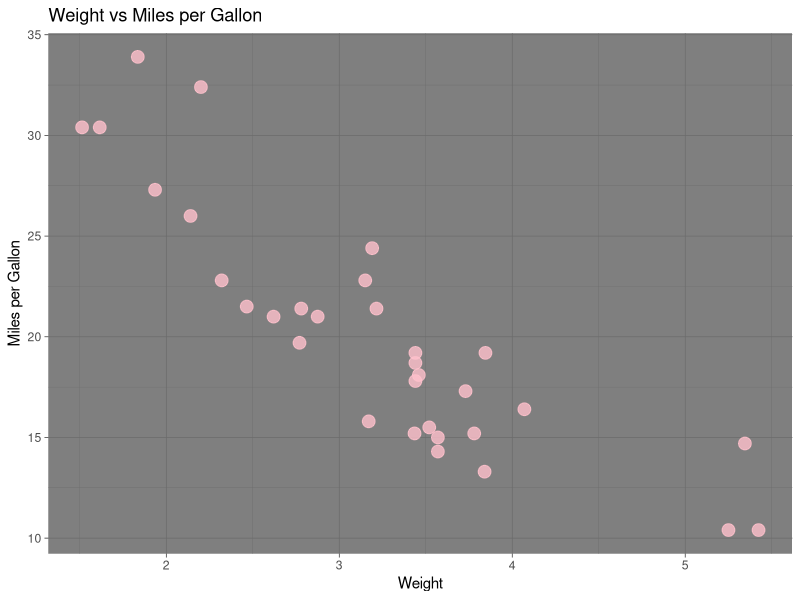
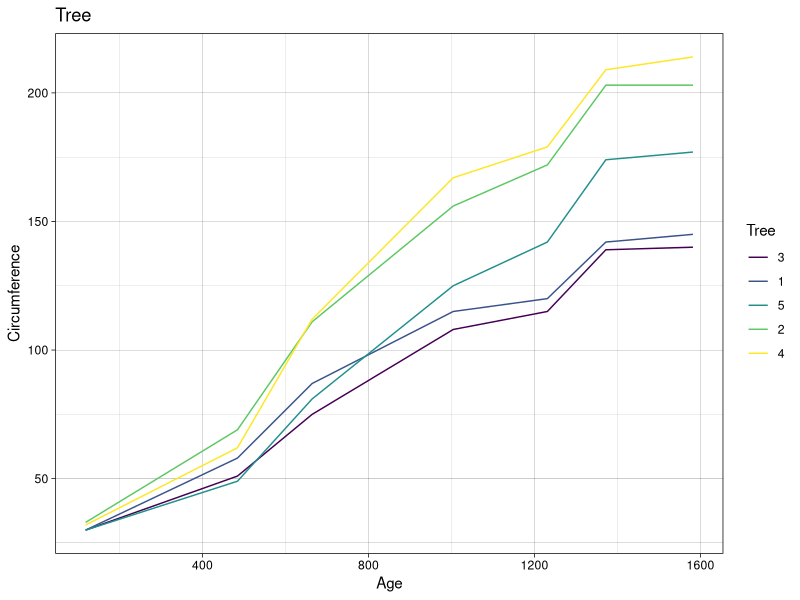
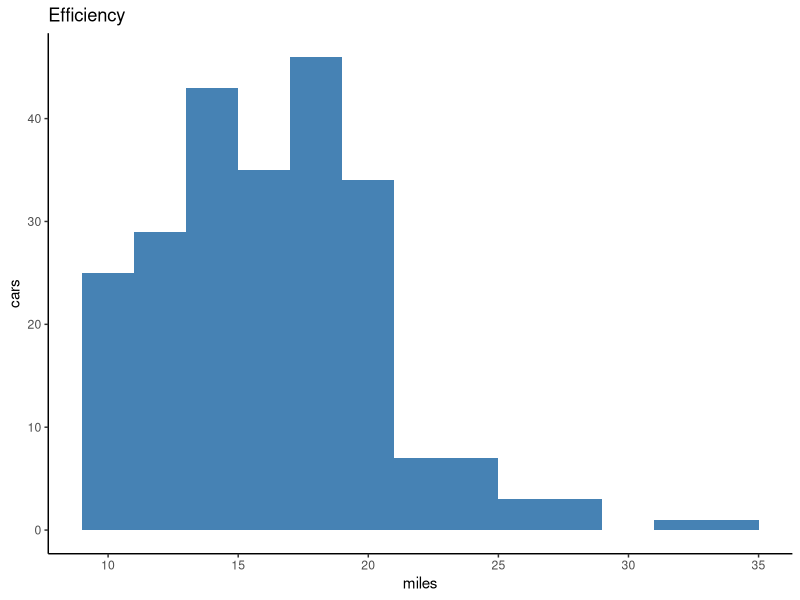
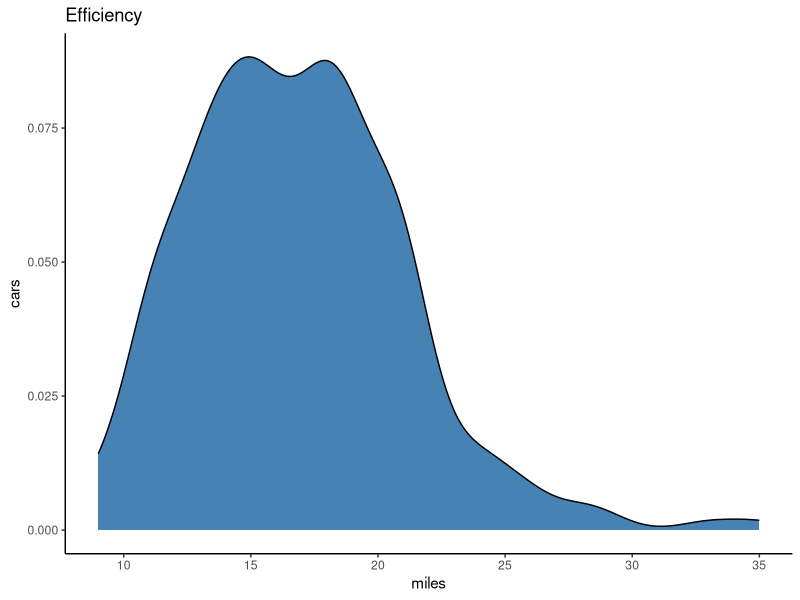
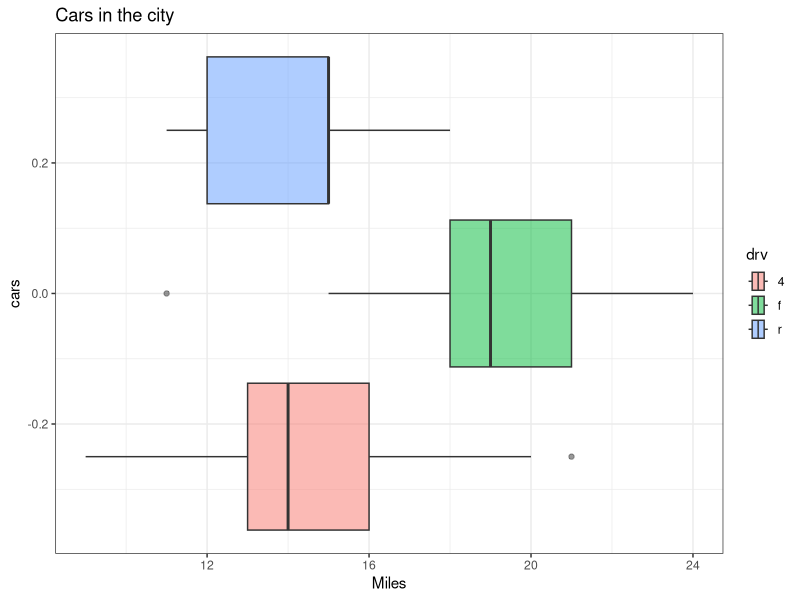

Write the R code that produced these figures, in order.
library(tidyverse)
View(mtcars)
mtcars %>%
  ggplot(aes(wt,mpg))+
  geom_point(size=4,
             colour="pink",
             alpha=0.8)+
  labs(title="Weight vs Miles per Gallon",
       x="Weight",
       y="Miles per Gallon")+
  theme_dark()
###
View(Orange)
Orange %>%
  ggplot(aes(age,circumference,
             color=Tree))+
  geom_line()+
  labs(title="Tree",
       x="Age",
       y="Circumference")+
  theme_linedraw()
###
View(mpg)
mpg %>%
  ggplot(aes(cty))+
  geom_histogram(binwidth=2,
  #histogram e Y-axis e count thake
                 fill="steelblue",
                 alpha=1)+
  labs(title="Efficiency",
       x="miles",
       y="cars")+
  theme_classic()
###
mpg %>%
  ggplot(aes(cty))+
  # Density graph e Y-axis e probability show thake
  geom_density(fill="steelblue",
              alpha=1)+
  labs(title="Efficiency",
       x="miles",
       y="cars")+
  theme_classic()

###
mpg %>%
  filter(cty < 25) %>%
  ggplot(aes(cty,fill=drv))+
  geom_boxplot(alpha=0.5)+
  labs(title="Cars in the city",
       x="Miles",
       y="cars")+
  theme_bw()
